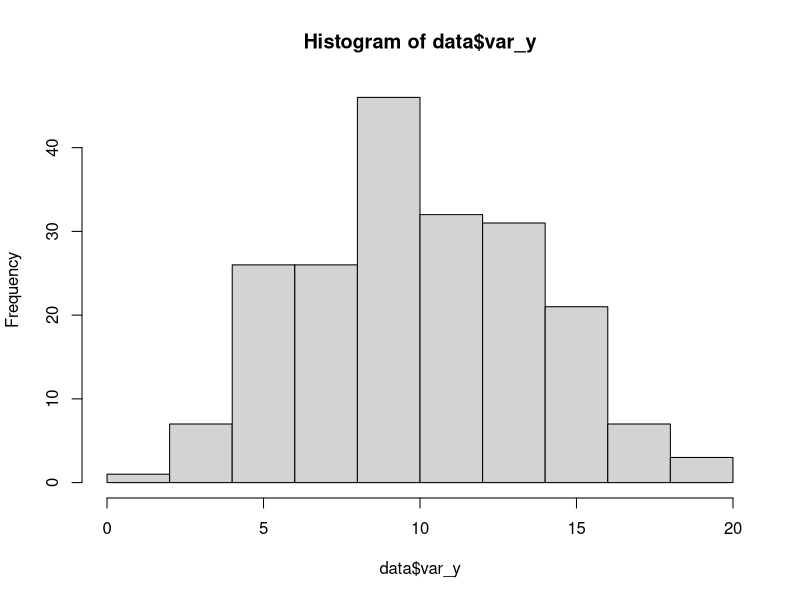
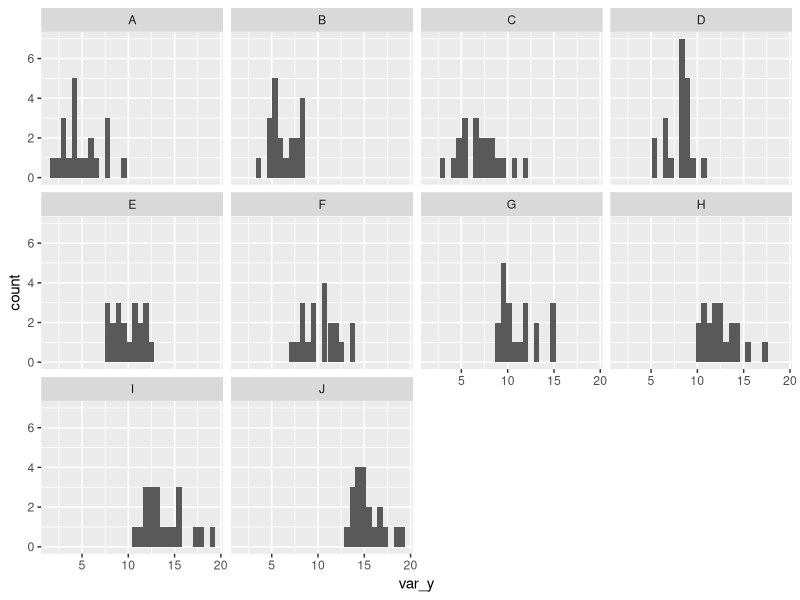
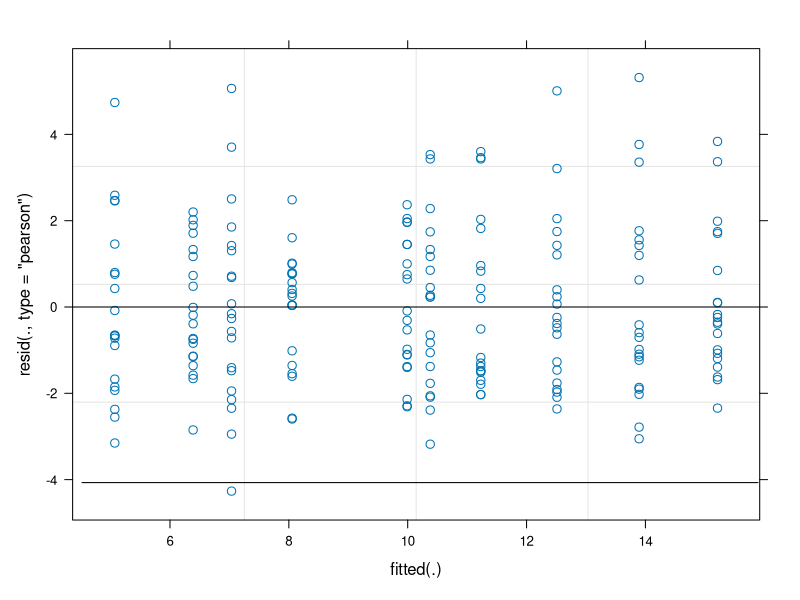

Generate these figures, in order, with R:

#Random effect model with continuous outcome variable

library(MASS) #to create the randomized datasets
library(lme4) #to check answers
library(ggplot2) #to plot the linear model
library(dplyr) #to format data frame
library(reshape2) #to format data frame



#Assumptions include that:
#Errors are normally distributed
#Equal spread, or variance, across different levels of the random effect
#Errors in the model within a level of the random effect are correlated
#Errors across different levels of the random effect are uncorrelated because, 
#within the random effect aside, observations are independently drawn at random from a larger population

#If unequal variances are found between levels of a random effect, use a robust estimation method
#or a more general method for computing squared errors (such as generalized least squares). 


#Create 10 datasets of 20 values each with different means

# Set parameters
n_levels <- 10
n_bylevel <- 20
n_obs <- 20
common_sd <- 2
means <- seq(5, 15, length.out = n_levels)  # Different means from 5 to 15

# Generate datasets
set.seed(0)  # For reproducibility
dataset <- lapply(means, function(m) rnorm(n_bylevel, mean = m, sd = common_sd))

# Name the list elements (e.g., RElevel1, RElevel2, ...)
names(dataset) <- paste0("RELevel", 1:n_levels)
# Access individual levels: dataset[[1]] for first level, etc.   

#Format the list into a dataframe with random effect leves A:J
data <- as.data.frame(dataset)
colnames(data) <- c("A","B", "C", "D", "E", "F", "G", "H", "I", "J")
data <- melt(data, variable.name ="random_effect", value.name ="var_y")





#Create a dataset with different means AND SDs
#set.seed(0)

#data_info <- data.frame(random_effect = LETTERS[1:10],
 #                        MEAN = runif(10, 5, 10),
 #                        SD = runif(10, 1, 3))

#library(data.table)
#data <- setDT(data_info)[, .(var_y = rnorm(20, mean = MEAN, sd = SD)), by = .(random_effect)]

#n_levels = 10
#n_obvs = 200

#data <- as.data.frame(data)





#Check that the variables are normally distributed.
#The histograms should appear roughly in the shape of a normal curve. 

#Check full distribution
hist(data$var_y)

#Check that the levels have similar spread
plot <- ggplot(data = data, mapping = aes(var_y)) #requires ggplot2
plot + geom_histogram() +
  facet_wrap(~random_effect)


#Compute the means of each level of the random effect

level_means <- data %>%
  group_by(random_effect) %>%
  summarize(level_means = mean(var_y)) %>%
  ungroup()

#Scale the means

scaled_level_means <- scale(level_means$level_means) #This is different from the intercept values created in lme4



#Compute variance components

data$var_y <- round(data$var_y, 2) #For convenience, first round the y values in the dataset to 2 decimal places


overall_mean <- mean(data$var_y)
overall_sd <- sd(data$var_y)
group_size <- 20 #Use the average group size if sizes are unequal

within_level_variance <-  data %>%
  group_by(random_effect) %>%
  summarize(variance = sd(var_y)^2) %>%
  ungroup() %>%
  summarize(residual_variance = mean(variance)) #the residual variance is the mean of the variance within each level of the random effect. 

between_level_variance <- data %>% #This is the between-subjects or between-levels variance
  group_by(random_effect) %>% 
  summarize(level_mean = mean(var_y)) %>%
  mutate(squared_residuals = (level_mean-overall_mean)^2) %>%
  summarize(SS_residuals_between = sum(squared_residuals)/(n_levels-1))
  
random_effect_variance <- between_level_variance - within_level_variance/(group_size)
  
random_effect_sd <- sqrt(random_effect_variance)

#Compute the total variance without random effect
total_variance <-  data %>%
  summarize(variance = sd(var_y)^2) %>%
  summarize(total_variance = mean(variance)) 

total_variance_sd <- sqrt(total_variance)
  
model_intercept <- overall_mean # the mean of the y values - the coefficients of the fixed effects, but there is no fixed effect here. 
model_intercept_se <- sd(level_means$level_means)/sqrt(n_levels) #the SE of the group means.
model_intercept_se
model_intercept_t <- model_intercept/model_intercept_se
model_intercept_t

#Check your answers
  
random.lm <- lmer(var_y ~ (1|random_effect), data) #allows the outcome variable to have a different intercept at each level of the random effect.   
summary(random.lm) #The values here should correspond to the above.

#Plot the full model

plot(random.lm)
abline(0, 0)

#Reproduce intercept values using components from the model

zt <- getME(random.lm, "Zt")
random_intercepts <- random_effect_variance$SS_residuals_between/within_level_variance$residual_variance * zt %*% residuals(random.lm) #It would be nice to add this entirely by-hand
random_intercepts

#Check your answers
scaled_intercepts <- ranef(random.lm) #Output scaled intercept values by level
scaled_intercepts
